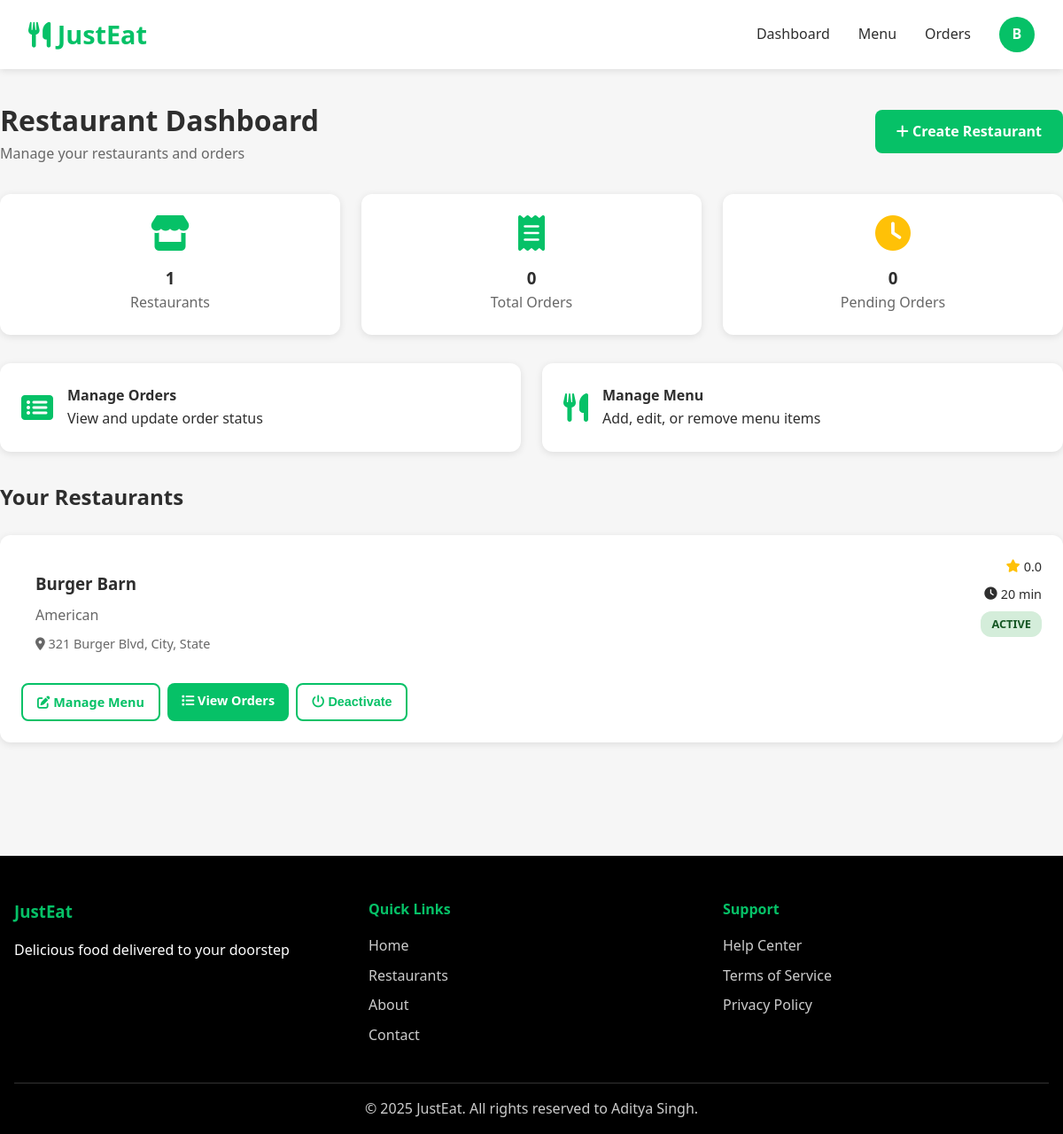
The page /restaurant/dashboard (signed in) on the database its author committed.
### models.py (models this page shows, shortened)
class User(UserMixin, db.Model):
    id = db.Column(db.Integer, primary_key=True)
    username = db.Column(db.String(80), unique=True, nullable=False)
    email = db.Column(db.String(120), unique=True, nullable=False)
    password_hash = db.Column(db.String(120), nullable=False)
    role = db.Column(db.String(20), nullable=False, default='customer')  # 'customer' or 'restaurant_owner'
    created_at = db.Column(db.DateTime, default=datetime.utcnow)
    phone = db.Column(db.String(20))
    address = db.Column(db.Text)
    dietary_restrictions = db.Column(db.Text)
    latitude = db.Column(db.Float)
    longitude = db.Column(db.Float)
    preferred_diet = db.Column(db.String(20), default='all')  # 'veg', 'non_veg', 'all'
    restaurants = db.relationship('Restaurant', backref='owner', lazy=True)
    orders = db.relationship('Order', backref='customer', lazy=True)
    reviews = db.relationship('Review', backref='customer', lazy=True)
    favorites = db.relationship('Favorite', backref='customer', lazy=True)

class Restaurant(db.Model):
    id = db.Column(db.Integer, primary_key=True)
    name = db.Column(db.String(100), nullable=False)
    description = db.Column(db.Text)
    cuisine_type = db.Column(db.String(50), nullable=False)
    address = db.Column(db.Text, nullable=False)
    phone = db.Column(db.String(20))
    image_url = db.Column(db.String(200))
    rating = db.Column(db.Float, default=0.0)
    delivery_time = db.Column(db.Integer, default=30)  # in minutes
    delivery_fee = db.Column(db.Float, default=2.99)
    minimum_order = db.Column(db.Float, default=10.0)
    is_active = db.Column(db.Boolean, default=True)
    latitude = db.Column(db.Float)
    longitude = db.Column(db.Float)
    owner_id = db.Column(db.Integer, db.ForeignKey('user.id'), nullable=False)
    created_at = db.Column(db.DateTime, default=datetime.utcnow)
    menu_items = db.relationship('MenuItem', back_populates='restaurant', lazy=True, cascade='all, delete-orphan')
    orders = db.relationship('Order', backref='restaurant', lazy=True)
    reviews = db.relationship('Review', backref='restaurant', lazy=True)
    favorites = db.relationship('Favorite', backref='restaurant', lazy=True)
    def get_average_rating(self):
        avg_rating = db.session.query(func.avg(Review.rating)).filter_by(restaurant_id=self.id).scalar()
        return round(avg_rating, 1) if avg_rating else 0.0

### routes.py (the view)
    @app.route('/restaurant/dashboard')
    @login_required
    @role_required('restaurant_owner')
    def restaurant_dashboard():
        try:
            restaurants = Restaurant.query.filter_by(owner_id=current_user.id).all()
            total_orders = Order.query.join(Restaurant).filter(Restaurant.owner_id == current_user.id).count()
            pending_orders = Order.query.join(Restaurant).filter(
                Restaurant.owner_id == current_user.id,
                Order.status == 'pending'
            ).count()
            recent_orders = Order.query.join(Restaurant).filter(
                Restaurant.owner_id == current_user.id
            ).order_by(Order.created_at.desc()).limit(10).all()
            return render_template('restaurant/dashboard.html',
                                 restaurants=restaurants,
                                 total_orders=total_orders,
                                 pending_orders=pending_orders,
                                 recent_orders=recent_orders)
        except Exception as e:
            logger.error(f'Restaurant dashboard error: {str(e)}')
            flash('An error occurred loading the dashboard', 'error')
            return render_template('restaurant/dashboard.html',
                                 restaurants=[],
                                 total_orders=0,
                                 pending_orders=0,
                                 recent_orders=[])

### templates/restaurant/dashboard.html (shortened to what this page needs)
{% extends "base.html" %}
{% block content %}
<div class="container" style="padding: 2rem 0;">
    <div class="page-header mb-4">
        <div class="header-content">
            <div>
                <h1>Restaurant Dashboard</h1>
                <p class="text-secondary">Manage your restaurants and orders</p>
            </div>
            <div class="header-actions">
                <a href="{{ url_for('create_restaurant') }}" class="btn btn-primary">
                    <i class="fas fa-plus"></i> Create Restaurant
                </a>
            </div>
        </div>
    </div>
    <div class="stats-section mb-4">
        <div class="grid grid-3">
            <div class="card stat-card">
                <div class="card-body text-center">
                    <i class="fas fa-store" style="font-size: 2.5rem; color: var(--primary-color); margin-bottom: 1rem;"></i>
                    <h3>{{ restaurants|length }}</h3>
                    <p class="text-secondary">Restaurants</p>
                </div>
            </div>
            <div class="card stat-card">
                <div class="card-body text-center">
                    <i class="fas fa-receipt" style="font-size: 2.5rem; color: var(--primary-color); margin-bottom: 1rem;"></i>
                    <h3>{{ total_orders }}</h3>
                    <p class="text-secondary">Total Orders</p>
                </div>
            </div>
            <div class="card stat-card">
                <div class="card-body text-center">
                    <i class="fas fa-clock" style="font-size: 2.5rem; color: #ffc107; margin-bottom: 1rem;"></i>
                    <h3>{{ pending_orders }}</h3>
                    <p class="text-secondary">Pending Orders</p>
                </div>
            </div>
        </div>
    </div>
    <div class="quick-actions mb-4">
        <div class="grid grid-2">
            <a href="{{ url_for('restaurant_orders') }}" class="card action-card">
                <div class="card-body">
                    <div class="action-content">
                        <i class="fas fa-list-alt"></i>
                        <div>
                            <h4>Manage Orders</h4>
                            <p>View and update order status</p>
                        </div>
                    </div>
                </div>
            </a>
            <a href="{{ url_for('restaurant_menu_management') }}" class="card action-card">
                <div class="card-body">
                    <div class="action-content">
                        <i class="fas fa-utensils"></i>
                        <div>
                            <h4>Manage Menu</h4>
                            <p>Add, edit, or remove menu items</p>
                        </div>
                    </div>
                </div>
            </a>
        </div>
    </div>
    {% if restaurants %}
    <div class="restaurants-section mb-4">
        <h2 class="mb-3">Your Restaurants</h2>
        <div class="restaurants-list">
            {% for restaurant in restaurants %}
            <div class="card restaurant-card mb-3">
                <div class="card-body">
                    <div class="restaurant-header">
                        <div class="restaurant-info">
                            <h3>{{ restaurant.name }}</h3>
                            <p class="restaurant-cuisine">{{ restaurant.cuisine_type }}</p>
                            <p class="restaurant-address">
                                <i class="fas fa-map-marker-alt"></i>
                                {{ restaurant.address }}
                            </p>
                        </div>
                        <div class="restaurant-stats">
                            <div class="stat">
                                <i class="fas fa-star star"></i>
                                <span>{{ restaurant.get_average_rating() }}</span>
                            </div>
                            <div class="stat">
                                <i class="fas fa-clock"></i>
                                <span>{{ restaurant.delivery_time }} min</span>
                            </div>
                            <div class="stat">
                                <span class="status-badge {% if restaurant.is_active %}status-confirmed{% else %}status-cancelled{% endif %}">
                                    {{ 'Active' if restaurant.is_active else 'Inactive' }}
                                </span>
                            </div>
                        </div>
                    </div>
                    <div class="restaurant-actions">
                        <a href="{{ url_for('restaurant_menu_management', restaurant_id=restaurant.id) }}" class="btn btn-small btn-outline">
                            <i class="fas fa-edit"></i> Manage Menu
                        </a>
                        <a href="{{ url_for('restaurant_orders', restaurant_id=restaurant.id) }}" class="btn btn-small btn-primary">
                            <i class="fas fa-list"></i> View Orders
                        </a>
                        <button class="btn btn-small btn-outline toggle-status-btn"
                                data-restaurant-id="{{ restaurant.id }}"
                                data-current-status="{{ restaurant.is_active }}">
                            <i class="fas fa-power-off"></i>
                            {{ 'Deactivate' if restaurant.is_active else 'Activate' }}
                        </button>
                    </div>
                </div>
            </div>
            {% endfor %}
        </div>
    </div>
    {% else %}
    <div class="no-restaurants text-center" style="padding: 4rem 0;">
        <i class="fas fa-store" style="font-size: 4rem; color: var(--text-light); margin-bottom: 1rem;"></i>
        <h3>No restaurants registered</h3>
        <p class="text-secondary">Contact support to register your restaurant</p>
    </div>
    {% endif %}
</div>
{% endblock %}

### templates/base.html (shortened to what this page needs)
<!DOCTYPE html>
<html lang="en">
<head>
    <link rel="stylesheet" href="{{ url_for('static', filename='css/style.css') }}">
    <link rel="stylesheet" href="https://cdnjs.cloudflare.com/ajax/libs/font-awesome/6.0.0/css/all.min.css">
</head>
<body>
    <header class="header">
        <nav class="navbar">
            <a href="{{ url_for('index') }}" class="logo">
                <i class="fas fa-utensils"></i> JustEat
            </a>
            {% if current_user.is_authenticated %}
                <ul class="nav-links">
                    {% if current_user.role == 'customer' %}
                        <li><a href="{{ url_for('customer_dashboard') }}">Home</a></li>
                        <li><a href="{{ url_for('browse_restaurants') }}">Restaurants</a></li>
                        <li><a href="{{ url_for('order_history') }}">Orders</a></li>
                        <li>
                            <a href="{{ url_for('view_cart') }}" class="cart-icon">
                                <i class="fas fa-shopping-cart"></i>
                                <span class="cart-badge" style="display: none;">0</span>
                            </a>
                        </li>
                    {% else %}
                        <li><a href="{{ url_for('restaurant_dashboard') }}">Dashboard</a></li>
                        <li><a href="#" onclick="showManageMenuModal()">Menu</a></li>
                        <li><a href="#" onclick="showOrdersModal()">Orders</a></li>
                    {% endif %}
                    <li class="user-menu">
                        <div class="user-avatar" onclick="toggleUserMenu()">
                            {{ current_user.username[0].upper() }}
                        </div>
                    </li>
                </ul>
            {% else %}
                <ul class="nav-links">
                    <li><a href="{{ url_for('login') }}" class="btn btn-outline">Login</a></li>
                </ul>
            {% endif %}
        </nav>
    </header>
    <main>
        {% block content %}{% endblock %}
    </main>
    <footer class="footer">
        <div class="container">
            <div class="footer-content">
                <div class="footer-section">
                    <h3>JustEat</h3>
                    <p>Delicious food delivered to your doorstep</p>
                </div>
                <div class="footer-section">
                    <h4>Quick Links</h4>
                    <ul>
                        <li><a href="{{ url_for('index') }}">Home</a></li>
                        <li><a href="{{ url_for('browse_restaurants') if current_user.is_authenticated and current_user.role == 'customer' else '#' }}">Restaurants</a></li>
                        <li><a href="#">About</a></li>
                        <li><a href="#">Contact</a></li>
                    </ul>
                </div>
                <div class="footer-section">
                    <h4>Support</h4>
                    <ul>
                        <li><a href="#">Help Center</a></li>
                        <li><a href="#">Terms of Service</a></li>
                        <li><a href="#">Privacy Policy</a></li>
                    </ul>
                </div>
            </div>
            <div class="footer-bottom">
                <p>&copy; 2025 JustEat. All rights reserved to Aditya Singh.</p>
            </div>
        </div>
    </footer>
</body>
</html>

### rows shown on the page
User: username "B"
Restaurant: name "Burger Barn", cuisine_type "American", address "321 Burger Blvd, City, State", get_average_rating "0.0", delivery_time "20", is_active "ACTIVE", is_active "Deactivate"

### other values the page prints
{{ restaurants|length }} "1"
{{ total_orders }} "0"
{{ pending_orders }} "0"
